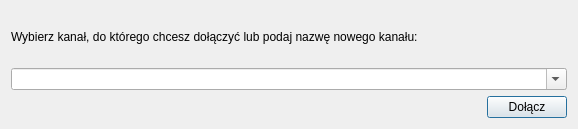
<?xml version="1.0" encoding="UTF-8"?>
<ui version="4.0">
 <class>ChannelJoiningDialog</class>
 <widget class="QDialog" name="ChannelJoiningDialog">
  <property name="geometry">
   <rect>
    <x>0</x>
    <y>0</y>
    <width>578</width>
    <height>129</height>
   </rect>
  </property>
  <property name="windowTitle">
   <string>IRC - dołącz do kanału</string>
  </property>
  <property name="windowIcon">
   <iconset resource="res.qrc">
    <normaloff>:/icons/konversation.svg</normaloff>:/icons/konversation.svg</iconset>
  </property>
  <layout class="QGridLayout" name="gridLayout">
   <item row="0" column="0">
    <layout class="QVBoxLayout" name="verticalLayout">
     <item>
      <widget class="QLabel" name="label">
       <property name="text">
        <string>Wybierz kanał, do którego chcesz dołączyć lub podaj nazwę nowego kanału:</string>
       </property>
      </widget>
     </item>
     <item>
      <widget class="QComboBox" name="comboBox">
       <property name="editable">
        <bool>true</bool>
       </property>
      </widget>
     </item>
     <item>
      <layout class="QHBoxLayout" name="horizontalLayout" stretch="0,0">
       <item>
        <spacer name="horizontalSpacer">
         <property name="orientation">
          <enum>Qt::Horizontal</enum>
         </property>
         <property name="sizeHint" stdset="0">
          <size>
           <width>40</width>
           <height>20</height>
          </size>
         </property>
        </spacer>
       </item>
       <item>
        <widget class="QPushButton" name="joiningButton">
         <property name="text">
          <string>Dołącz</string>
         </property>
        </widget>
       </item>
      </layout>
     </item>
    </layout>
   </item>
  </layout>
 </widget>
 <resources>
  <include location="res.qrc"/>
 </resources>
 <connections/>
</ui>
